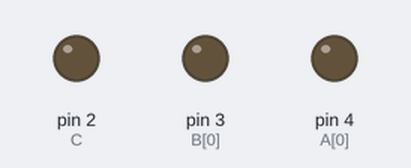
A sketch run on a simulated Arduino Uno, built with avr-gcc and run on an emulated ATmega328P. Shown: output pins drawn as LEDs (lit = HIGH).

Above: at 0.5 s.
At 2.5 s:
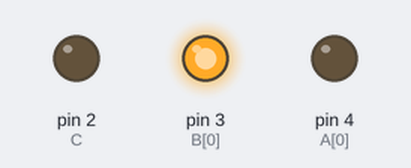
At 3.5 s:
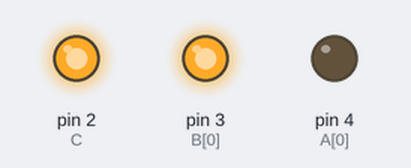
At 4.5 s:
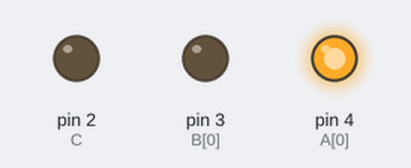
At 6.5 s:
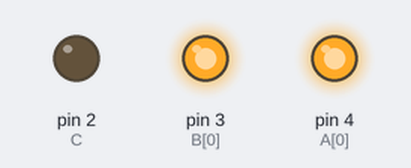
At 9.5 s:
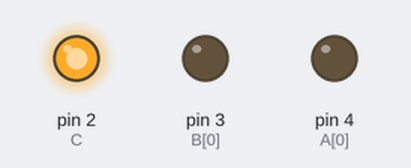
Timing chart, 0 to 10.4 s (numbered marks = the images above):
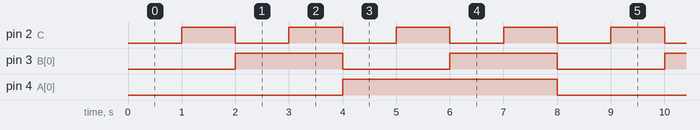

Measured:
- by itself, pin 2 (C): alternates HIGH for 1.0 s and LOW for 1.0 s
- by itself, pin 3 (B[0]): alternates HIGH for 2.0 s and LOW for 2.0 s
- by itself, pin 4 (A[0]): alternates HIGH for 4.0 s and LOW for 4.0 s

The sketch:

full_adder.ino
```cpp
/*
  Created by: Jaeyoon Lee
  Created on: Jan 2022

  1-bit Full Adder

  Turn on the LEDs by converting from 0 to 2^(number of inputs)
  	into binary every second.
*/

const int len = 1; // number of input A & B
int A[len] = {4}; // input A pins
int B[len] = {3}; // input B pins
int C = 2; // pin number of Carry in
int N_INPUTS = 2*len + 1;
int index = 0;

void setup()
{
  //Serial.begin(9600);
  for (int i = 0; i < len; i++)
  {
    pinMode(A[i], OUTPUT);
    pinMode(B[i], OUTPUT);
  }
  pinMode(C, OUTPUT);
}

void loop()
{
  for (int i = 0; i < pow(2, N_INPUTS); i++)
  {
    bool bool_inputs[N_INPUTS];
    for (int j = 0; j < N_INPUTS; j++)
    {
      bool_inputs[j] = ((i >> j) & 1) == 1;
    }

    digitalWrite(C, bool_inputs[0]);

    for (int idx = 1; idx < len+1; idx++)
    {
      digitalWrite(B[idx-1], bool_inputs[idx]);
      digitalWrite(A[idx-1], bool_inputs[idx+len]);
      //Serial.print(bool_inputs[idx]);
      //Serial.print(bool_inputs[idx+len]);
    }
    //Serial.println();
    delay(1000);
  }
}
```
